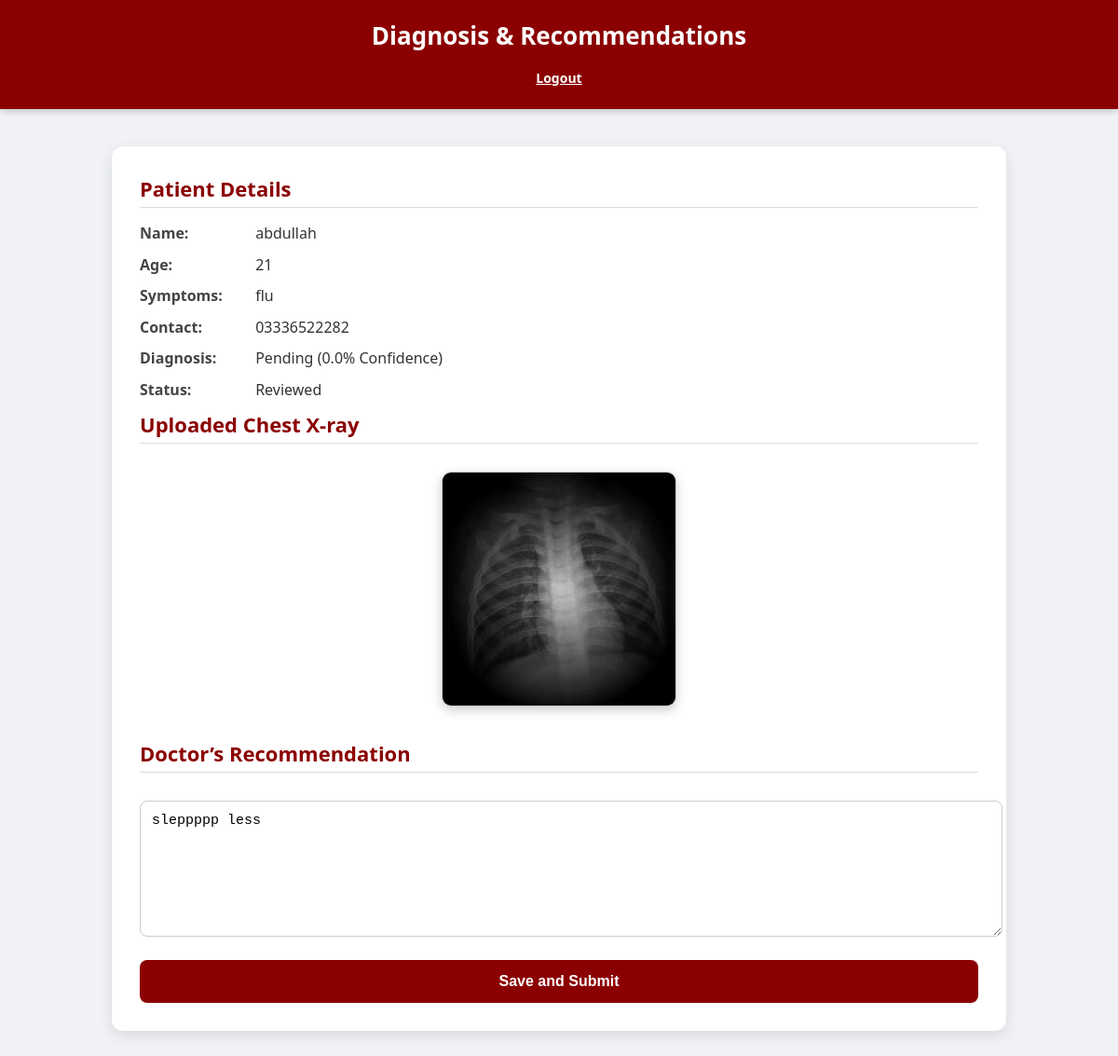
The app's page /recommendation/1 with its own data.
### tables this page shows
CREATE TABLE patients (
                id INTEGER PRIMARY KEY AUTOINCREMENT,
                name TEXT NOT NULL UNIQUE,
                age INTEGER,
                symptoms TEXT,
                contact TEXT,
                xray_image TEXT,
                diagnosis TEXT,
                confidence REAL,
                status TEXT DEFAULT 'Pending',
                recommendation TEXT DEFAULT NULL
            );

### app.py (the view)
@app.route('/recommendation/<int:patient_id>', methods=['GET', 'POST'])
def recommendation(patient_id):
    db = get_db()
    with db:
        cursor = db.cursor()
        cursor.execute("SELECT * FROM patients WHERE id = ?", (patient_id,))
        patient = cursor.fetchone()
        if request.method == 'POST':
            recommendation = request.form['recommendation']
            cursor.execute("UPDATE patients SET recommendation = ?, status = 'Reviewed' WHERE id = ?",
                           (recommendation, patient_id))
            return redirect(url_for('doctor_dashboard'))
    return render_template('recommendation.html', patient=patient)

### app.py (called while the page is built)
def get_db():
    if 'db' not in g:
        g.db = sqlite3.connect("database.db", check_same_thread=False, timeout=10)
    return g.db

### templates/recommendation.html (shortened to what this page needs)
<!DOCTYPE html>
<html lang="en">
<head>
    <link rel="stylesheet" href="{{ url_for('static', filename='css/recommendation.css') }}">
</head>
<body>
    <header>
        Diagnosis & Recommendations
        <div class="logout">
            <a href="{{ url_for('logout') }}">Logout</a>
        </div>
    </header>
    <div class="container">
        <div class="section-title">Patient Details</div>
        <div class="details">
            <p><strong>Name:</strong> {{ patient[1] }}</p>
            <p><strong>Age:</strong> {{ patient[2] }}</p>
            <p><strong>Symptoms:</strong> {{ patient[3] }}</p>
            <p><strong>Contact:</strong> {{ patient[4] }}</p>
            <p><strong>Diagnosis:</strong> {{ patient[6] }} ({{ patient[7] }}% Confidence)</p>
            <p><strong>Status:</strong> {{ patient[8] }}</p>
        </div>
        <div class="section-title">Uploaded Chest X-ray</div>
        <div class="xray-section">
            <img src="{{ url_for('static', filename='uploads/' + patient[5]) }}" alt="X-ray Image">
        </div>
        <div class="section-title">Doctor’s Recommendation</div>
        <form method="POST" action="{{ url_for('recommendation', patient_id=patient[0]) }}" class="recommendation-form">
            <textarea name="recommendation" placeholder="Enter your recommendation here..." required>{{ patient[9] }}</textarea>
            <button type="submit">Save and Submit</button>
        </form>
    </div>
</body>
</html>

### static/css/recommendation.css (style rules this page uses)
body { margin: 0; padding: 0; font-family: 'Segoe UI', sans-serif; background-color: #f0f2f5; color: #333; }
header { background-color: #8B0000; color: white; padding: 20px 0; text-align: center; font-size: 26px; font-weight: bold; box-shadow: 0 2px 8px rgba(0, 0, 0, 0.2); }
.logout { margin-top: 5px; text-align: center; }
.logout a { color: #fff; font-size: 14px; text-decoration: underline; }
.container { max-width: 900px; margin: 40px auto; background-color: #fff; padding: 30px; border-radius: 12px; box-shadow: 0 5px 15px rgba(0, 0, 0, 0.1); }
.section-title { color: #8B0000; font-size: 22px; font-weight: 600; margin-bottom: 15px; border-bottom: 1px solid #ddd; padding-bottom: 5px; }
.details p { margin: 8px 0; font-size: 16px; line-height: 1.6; }
.details p strong { color: #444; width: 120px; display: inline-block; }
.xray-section { margin: 30px 0; text-align: center; }
.xray-section img { max-width: 320px; border-radius: 10px; box-shadow: 0 4px 12px rgba(0, 0, 0, 0.2); border: 1px solid #ccc; }
.recommendation-form { margin-top: 30px; }
.recommendation-form textarea { width: 100%; height: 120px; padding: 12px; font-size: 15px; border: 1px solid #ccc; border-radius: 8px; resize: vertical; margin-bottom: 20px; }
.recommendation-form button { width: 100%; background-color: #8B0000; color: white; padding: 14px; font-size: 16px; border: none; border-radius: 8px; font-weight: bold; cursor: pointer; transition: background 0.3s ease; }

### records on screen
patients: name "abdullah", age "21", symptoms "flu", contact "03336522282", diagnosis "Pending", confidence "0.0", status "Reviewed", xray_image (picture), recommendation "sleppppp less"
